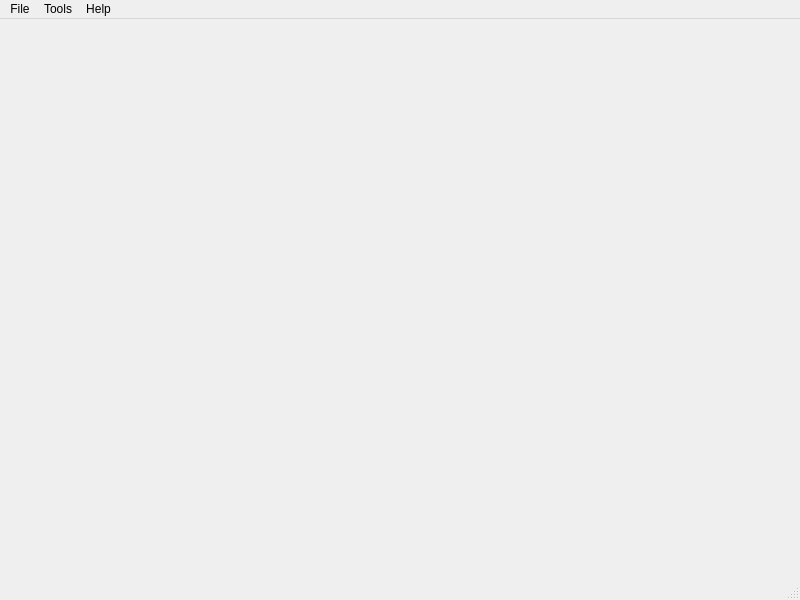
<?xml version="1.0" encoding="UTF-8"?>
<ui version="4.0">
 <class>MainWindow</class>
 <widget class="QMainWindow" name="MainWindow">
  <property name="geometry">
   <rect>
    <x>0</x>
    <y>0</y>
    <width>800</width>
    <height>600</height>
   </rect>
  </property>
  <property name="windowTitle">
   <string>MainWindow</string>
  </property>
  <widget class="QWidget" name="centralwidget"/>
  <widget class="QMenuBar" name="menubar">
   <property name="geometry">
    <rect>
     <x>0</x>
     <y>0</y>
     <width>800</width>
     <height>20</height>
    </rect>
   </property>
   <widget class="QMenu" name="menuFile">
    <property name="title">
     <string>File</string>
    </property>
    <addaction name="actionLoad"/>
    <addaction name="separator"/>
    <addaction name="actionQuit"/>
   </widget>
   <widget class="QMenu" name="menuTools">
    <property name="title">
     <string>Tools</string>
    </property>
    <addaction name="actionOptions"/>
   </widget>
   <widget class="QMenu" name="menuHelp">
    <property name="title">
     <string>Help</string>
    </property>
    <addaction name="actionAbout"/>
   </widget>
   <addaction name="menuFile"/>
   <addaction name="menuTools"/>
   <addaction name="menuHelp"/>
  </widget>
  <widget class="QStatusBar" name="statusbar"/>
  <action name="actionLoad">
   <property name="text">
    <string>Load</string>
   </property>
  </action>
  <action name="actionQuit">
   <property name="text">
    <string>Quit</string>
   </property>
  </action>
  <action name="actionAbout">
   <property name="text">
    <string>About</string>
   </property>
  </action>
  <action name="actionOptions">
   <property name="text">
    <string>Options</string>
   </property>
  </action>
 </widget>
 <resources/>
 <connections/>
</ui>
